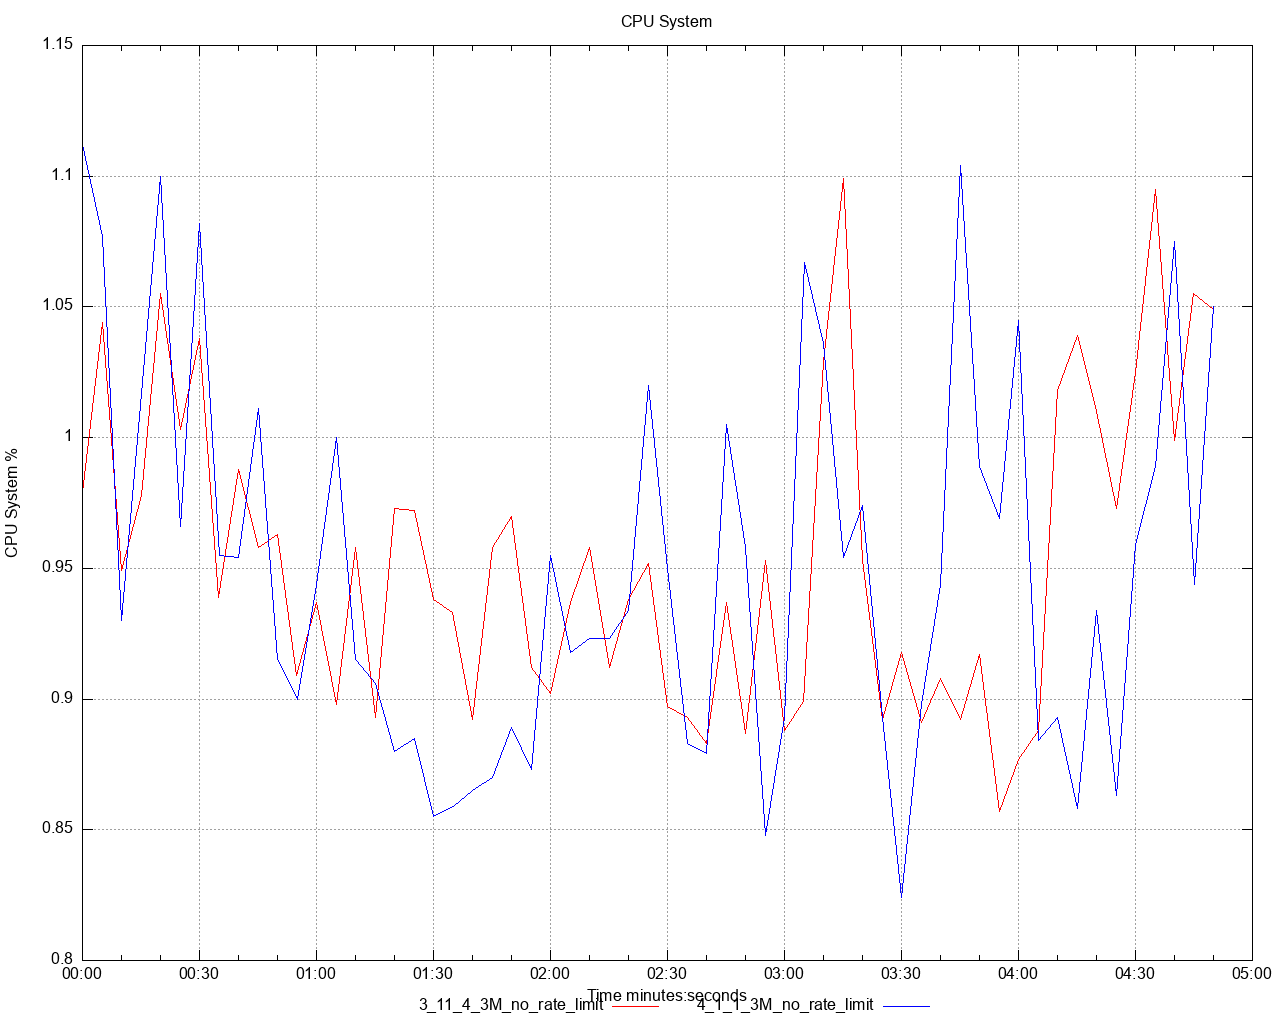

Generate this figure with gnuplot:
set title 'CPU System' noenhanced
set style data lines
set datafile separator ","
set terminal png size 1280,1024
set grid
set key below
set xdata time
set timefmt "%s"
offset = 0
t0(x)=(offset=($0==0) ? x : offset, x - offset)
set xlabel 'Time minutes:seconds'
set ylabel 'CPU System %'
set output '/Users/ahmet.mircik/simulator/tests/report_3M_no_rate_limit/dstat/cpu_system_A3.png'
plot \
   '/Users/ahmet.mircik/simulator/tests/report_3M_no_rate_limit/data/cpu_system_A3_1.data' using (t0(timecolumn(1))):2 title "3_11_4_3M_no_rate_limit" noenhanced lt rgb "red", \
   '/Users/ahmet.mircik/simulator/tests/report_3M_no_rate_limit/data/cpu_system_A3_2.data' using (t0(timecolumn(1))):2 title "4_1_1_3M_no_rate_limit" noenhanced lt rgb "blue", \
